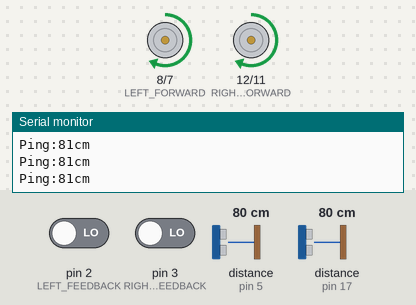
The sketch below on a simulated Arduino Uno, built with avr-gcc and run on an emulated ATmega328P. Parts: motor-driver pin pairs drawn as motors (green arrow = first pin HIGH = forward, orange = second pin HIGH = backward, longer = more drive, scaled by the enable pin), the last lines printed to the serial monitor. The inputs (shaded band) are chosen by the test bench; at power-on: distance to the obstacle (sensors on pin 5, pin 17) 80 cm, pin 2 (LEFT_FEEDBACK) LOW, pin 3 (RIGHT_FEEDBACK) LOW. The echo pulse lasts 58.3 µs per cm.

Above: at 1.2 s.
1.3 s: distance to the obstacle (sensor on pin 5) set to 14 cm
2.8 s: distance to the obstacle (sensor on pin 5) set to 11 cm
At 5.0 s:
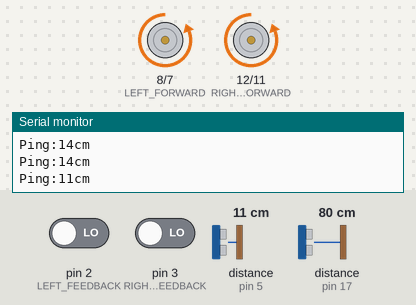
At 6.5 s:
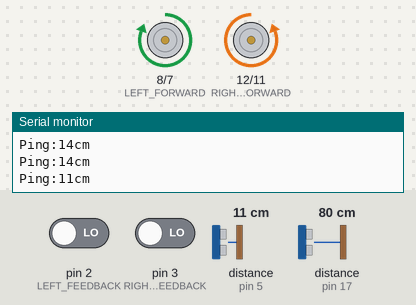
Timing chart, 0 to 17.2 s (numbered marks = the images above; inputs shaded):
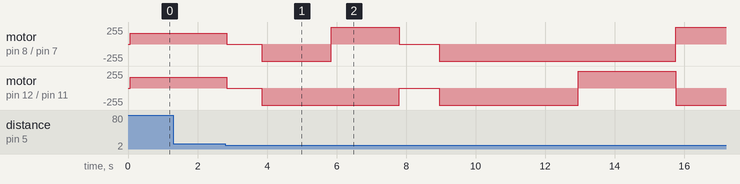

The sketch:

Final_Project_zero.ino
```cpp
#include <NewPing.h>
#define TRIGGER_PIN 4
#define ECHO_PIN 5
#define TRIGGER_DOWN 13
#define ECHO_DOWN 17
#define MAX_DISTANCE 200

NewPing sonar(TRIGGER_PIN, ECHO_PIN,MAX_DISTANCE);
NewPing Dsonar(TRIGGER_DOWN, ECHO_DOWN,MAX_DISTANCE);

const int LEFT_FEEDBACK = 2; // Pin numbers on Rover
const int RIGHT_FEEDBACK = 3;

volatile int leftcounter = 0; // initiate counter to zero for start
volatile int rightcounter = 0; // counter could always be reset
volatile int leftspeed = 160;
volatile int rightspeed = 160;
volatile int roverDirection = 0;//what the rover is doing right now
volatile int times = 0;


const int RIGHT_FORWARD = 12;
const int RIGHT_REVERSE = 11;
const int RIGHT_ENABLE = 10;
const int LEFT_ENABLE = 9;
const int LEFT_FORWARD = 8;
const int LEFT_REVERSE = 7;

const int FORWARD_IN_MILLISECONDS = 5000;
const int STOP_IN_MILLISECONDS = 1000;
const int REVERSE_IN_MILLISECONDS = 2000;

const int COUNTS_PER_METRE = 435;

void setup()
{
  Serial.begin(115200);
  attachInterrupt(digitalPinToInterrupt(LEFT_FEEDBACK),LeftMotorISR,RISING);
  attachInterrupt(digitalPinToInterrupt(RIGHT_FEEDBACK),RightMotorISR,RISING);

  sonar.ping_cm();
  Dsonar.ping_cm();

  pinMode(RIGHT_FORWARD, OUTPUT);
  pinMode(LEFT_FORWARD, OUTPUT);

  pinMode(RIGHT_ENABLE, OUTPUT);
  pinMode(LEFT_ENABLE, OUTPUT);

  pinMode(RIGHT_REVERSE, OUTPUT);
  pinMode(LEFT_REVERSE, OUTPUT);

}

void loop()
{

  if(roverDirection==0)
  {
    delay(50);
    Serial.print("Ping:");
    int distance = sonar.ping_cm();
    Serial.print(distance);
    Serial.println("cm");
    if(distance <= 12 && distance >0)
    {
      HardStop();
      delay(1000);
      Reverse();
      delay(2000);
      TurnAround();
      roverDirection=1;
      leftcounter  = 0;
      rightcounter = 0;
    }
    else
    {
      Straight();
    }
  }
  if (roverDirection==1)
  {

    delay(50);
    Serial.print("Ping:");
    int distance = Dsonar.ping_cm();
    Serial.print(distance);
    Serial.println("cm");
    if(distance >= 15 && distance != 0)
    {
      HardStop();
      delay(1000);
      Reverse();
      delay(4000);
      TurnOffMotors();
      Boogie();
      TurnOffMotors();
      exit(0);
    }
    else
    {
      Straight();
    }
  }


}

void Straight()
{
  MoveForward();
  analogWrite(LEFT_ENABLE,leftspeed);
  analogWrite(RIGHT_ENABLE,rightspeed);

  if (rightcounter > leftcounter)
  {
    leftspeed = leftspeed + 2;
    rightspeed = rightspeed - 2;
  }

  if (leftcounter > rightcounter)
  {

    leftspeed = leftspeed - 2;
    rightspeed = rightspeed + 2;
  }

  if (leftcounter == rightcounter)
  {
    leftspeed = 160;
    rightspeed = 160;
  }

}
void MoveForward()
{
  TurnOnMotors();
  digitalWrite(RIGHT_REVERSE, LOW);
  digitalWrite(LEFT_REVERSE, LOW);

  digitalWrite(RIGHT_FORWARD, HIGH);
  digitalWrite(LEFT_FORWARD, HIGH);
}

void Reverse()
{
  TurnOnMotors();

  digitalWrite(RIGHT_FORWARD, LOW);
  digitalWrite(LEFT_FORWARD, LOW);

  digitalWrite(RIGHT_REVERSE, HIGH);
  digitalWrite(LEFT_REVERSE, HIGH);
}

void TurnOffMotors()
{
  digitalWrite(RIGHT_ENABLE,LOW);
  digitalWrite(LEFT_ENABLE,LOW);
}

void TurnRight()
{
  digitalWrite(RIGHT_REVERSE, HIGH);
  digitalWrite(LEFT_FORWARD, HIGH);
  digitalWrite(RIGHT_FORWARD, LOW);
  digitalWrite(LEFT_REVERSE, LOW);
}

void TurnLeft()
{
  digitalWrite(RIGHT_REVERSE, LOW);
  digitalWrite(LEFT_FORWARD, LOW);
  digitalWrite(RIGHT_FORWARD, HIGH);
  digitalWrite(LEFT_REVERSE, HIGH);
}

void TurnOnMotors()
{
  digitalWrite(RIGHT_ENABLE, HIGH);
  digitalWrite(LEFT_ENABLE, HIGH);
}

void Left90()
{
    TurnOnMotors();
    TurnLeft();
  delay(690);
    TurnOffMotors();
    roverDirection = 0;
    delay(1000);
}

void Right90()
{
    TurnOnMotors();
    TurnRight();
    delay(690);
    TurnOffMotors();
    roverDirection = 0;
    delay(100);
}

void HardStop()
{

  digitalWrite(RIGHT_ENABLE,HIGH);
  digitalWrite(LEFT_ENABLE,HIGH);
  digitalWrite(LEFT_FORWARD,HIGH);
  digitalWrite(RIGHT_FORWARD,HIGH);
  digitalWrite(LEFT_REVERSE,HIGH);
  digitalWrite(RIGHT_REVERSE,HIGH);
}

void TurnAround()
{
  TurnOnMotors();
  TurnRight();
  delay(1960);
  TurnOffMotors();
  roverDirection = 0;
  delay(100);
}
void Boogie()
{
  TurnOnMotors();
  TurnLeft();
  delay(2800);
  TurnRight();
  delay(2800);

}
void LeftMotorISR(){
  // adds one to the counter on each motor revolution
  leftcounter++;
}
void RightMotorISR() {
  // adds one to the counter on each motor revolution
  rightcounter++;
}
```

Measured:
- the behaviour switches between 13 and 12 cm on distance to the obstacle (sensor on pin 5) (found by bisection; images 0 and 1)
